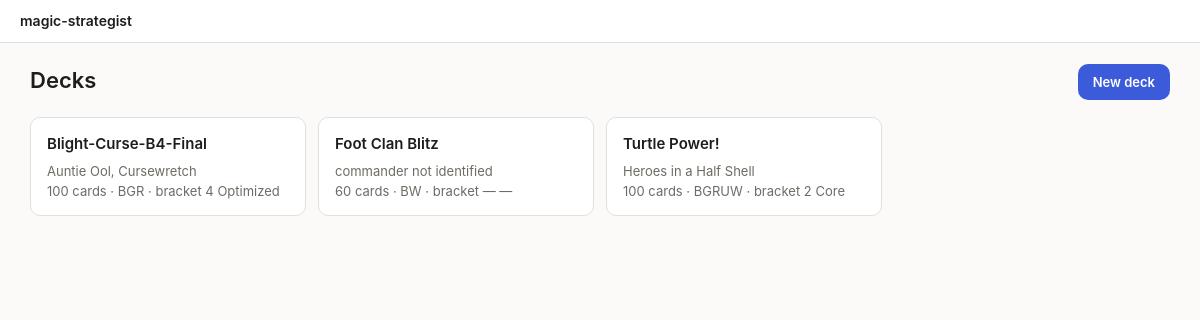
The page / on the database its author committed.
### tables this page shows
CREATE TABLE decks (
    id                  INTEGER PRIMARY KEY,
    location_id         INTEGER NOT NULL UNIQUE REFERENCES locations(id) ON DELETE CASCADE,
    slug                TEXT NOT NULL UNIQUE,
    name                TEXT NOT NULL,
    commander_oracle_id TEXT REFERENCES cards(oracle_id),
    partner_oracle_id   TEXT REFERENCES cards(oracle_id),
    color_identity      TEXT,
    -- commander | pdh | modern | pauper | limited. See scripts/formats.py; the size
    -- and singleton rules differ, so nothing may assume "100 and singleton".
    format              TEXT NOT NULL DEFAULT 'commander'
                        CHECK (format IN ('commander', 'pdh', 'modern', 'pauper', 'limited')),
    target_bracket      INTEGER CHECK (target_bracket BETWEEN 1 AND 5),
    is_registered       INTEGER NOT NULL DEFAULT 0,
    -- active: kept assembled and held to exactly 100.
    -- donor:  cannibalised for parts. Its cards count as available inventory,
    --         its list is not held to 100, and it makes no claim on a card
    --         that an active deck also wants.
    -- retired: kept for the record only.
    -- draft: generated from a deck_request and not yet accepted.
    status              TEXT NOT NULL DEFAULT 'active'
                        CHECK (status IN ('active', 'donor', 'retired', 'draft')),
    notes               TEXT
);

CREATE TABLE cards (
    oracle_id        TEXT PRIMARY KEY,
    name             TEXT NOT NULL,
    mana_cost        TEXT,
    mana_value       REAL,
    type_line        TEXT,
    oracle_text      TEXT,
    power            TEXT,
    toughness        TEXT,
    loyalty          TEXT,
    colors           TEXT,                    -- WUBRG subset, '' = colorless
    color_identity   TEXT NOT NULL DEFAULT '',-- WUBRG subset, sorted
    keywords         TEXT,                    -- JSON array
    layout           TEXT,
    card_faces       TEXT,                    -- JSON array; NULL when single-faced
    legalities       TEXT,                    -- JSON: Scryfall's per-format legality
    is_game_changer  INTEGER NOT NULL DEFAULT 0,
    is_basic_land    INTEGER NOT NULL DEFAULT 0,
    is_token         INTEGER NOT NULL DEFAULT 0,
    is_legendary     INTEGER NOT NULL DEFAULT 0,
    can_be_commander INTEGER NOT NULL DEFAULT 0,
    scryfall_uri     TEXT,
    enriched_at      TEXT
);

### app/main.py (the view)
@app.get("/", response_class=HTMLResponse)
def index(request: Request):
    conn = q.connect()
    try:
        context = {
            "request": request,
            "decks": q.list_decks(conn),
            "requests": [r for r in q.list_requests(conn) if r["status"] != "dismissed"],
        }
    finally:
        conn.close()
    return templates.TemplateResponse("index.html", context)

### app/templates/index.html (shortened to what this page needs)
{% extends "base.html" %}
{% block content %}
<div class="wrap">
  <div class="page-head">
    <h1>Decks</h1>
    <a class="btn-primary" href="/new">New deck</a>
  </div>
  <div class="deck-list">
    {% for d in decks %}
    <a class="deck-card" href="/deck/{{ d.slug }}">
      <div class="deck-card-head">
        <span class="deck-name">{{ d.name }}</span>
      </div>
      <div class="deck-meta">{{ d.commander or 'commander not identified' }}</div>
      <div class="deck-meta">
        {{ d.size }} cards · {{ d.color_identity or 'C' }} ·
        bracket {{ d.target_bracket or '—' }} {{ d.bracket_name }}
      </div>
    </a>
    {% endfor %}
  </div>
</div>
{% endblock %}

### app/templates/base.html (shortened to what this page needs)
<!doctype html>
<html lang="en">
<head>
  <link rel="stylesheet" href="{{ asset('app.css') }}">
</head>
<body>
  <div class="stickyhead">
    <header class="topbar">
      <a href="/" class="brand">magic-strategist</a>
    </header>
  </div>
  <main>{% block content %}{% endblock %}</main>
</body>
</html>

### app/static/app.css (style rules this page uses)
:root { --bg: #fbfaf9; --surface: #ffffff; --border: #e3e0dc; --text: #1f1d1b; --muted: #6f6a64; --dim: #98928a; --cut: #b3261e; --cut-bg: #fdecea; --add: #1e6b3a; --add-bg: #e8f5ec; --warn: #8a5a00; --warn-bg: #fdf3e0; --accent: #3b5bdb; --accent-bg: #eef1fd; --radius: 10px; }
* { box-sizing: border-box; }
body { margin: 0; background: var(--bg); color: var(--text); font: 15px/1.55 -apple-system, BlinkMacSystemFont, "Segoe UI", Roboto, sans-serif; }
h1 { font-size: 22px; font-weight: 600; margin: 0 0 4px; }
a { color: inherit; }
.wrap { max-width: 1180px; margin: 0 auto; padding: 20px 20px 80px; }
.stickyhead { position: sticky; top: 0; z-index: 20; background: var(--surface); }
.topbar { display: flex; align-items: center; gap: 14px; padding: 10px 20px; background: var(--surface); border-bottom: 1px solid var(--border); }
.brand { font-weight: 600; text-decoration: none; font-size: 14px; }
.page-head { display: flex; align-items: center; justify-content: space-between; gap: 16px; margin-bottom: 16px; }
.btn-primary { font: inherit; font-size: 13px; font-weight: 600; padding: 7px 14px; cursor: pointer; border-radius: var(--radius); border: 1px solid transparent; background: var(--accent); color: #fff; text-decoration: none; display: inline-block; }
.deck-list { display: grid; grid-template-columns: repeat(auto-fill, minmax(260px, 1fr)); gap: 12px; }
.deck-card { display: block; text-decoration: none; background: var(--surface); border: 1px solid var(--border); border-radius: var(--radius); padding: 14px 16px; }
.deck-card-head { display: flex; align-items: center; gap: 8px; flex-wrap: wrap; margin-bottom: 6px; }
.deck-name { font-weight: 600; }
.deck-meta { color: var(--muted); font-size: 13px; }

### rows shown on the page
decks: name "Blight-Curse-B4-Final", name "Auntie Ool, Cursewretch", size "100", color_identity "BGR", target_bracket "4", bracket_name "Optimized"
decks: name "Foot Clan Blitz", commander "commander not identified", size "60", color_identity "BW", target_bracket "—", bracket_name "—"
decks: name "Turtle Power!", name "Heroes in a Half Shell", size "100", color_identity "BGRUW", target_bracket "2", bracket_name "Core"
